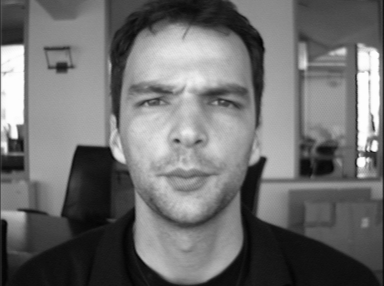
%> input picture VISION POR COMPUTADORA/TAREA 11/Tarea11_CarasPCA/BioID_0001.pgm, 384 x 286 px
$ octave pca_faces.m   (GNU Octave 9; MATLAB toolbox functions it lacks are replaced by stand-ins)
%> lines starting %> are read from the running program, lines starting %| are printed output that depends on the picture
clear
close all

% Cargar los datos de las 100 mejores caras
load("best_faces.mat");
cara1 = imread("BioID_0001.pgm");
%> cara1 is the input picture: size 286x384 uint8; min 3, max 254, mean 110.5

% Reorganizar los puntos (x,y) en una sola fila por cara: (100 × 40)
datos_fila = [];
for i = 1:100
    x = best_faces{i}(:,1)';  % Vector fila de x
    y = best_faces{i}(:,2)';  % Vector fila de y
    cara = reshape([x; y], 1, []);    % Alternar x1 y1 x2 y2 ...
    datos_fila = cat(1, datos_fila, cara);
end

% Se realiza PCA sobre los datos reordenados
% Cada fila es una cara, cada columna una coordenada
[coeff, score, latent, ~, explained, mu] = pca(datos_fila);

% Se toman 12 componentes, explicando un poco más del 90% de la
% variabilidad
k = 12;
alphas = score(:, 1:k);         % Proyecciones de los datos, 12 parámetros
pcV = coeff(:, 1:k);         % Eigenvectores de los 12 primeros componentes
pcD = latent(1:k) / sum(latent);  % Porcentaje de varianza explicada


% Reconstrucción de los datos
modelos = alphas*pcV' + mu ;

% Varianza acumulada explicada por componente
varianza_acumulada = cumsum(explained);

% Graficar varianza
figure
plot(varianza_acumulada, 'o-','LineWidth',2)
xlabel('Número de componentes principales')
ylabel('Varianza explicada acumulada (%)')
title('Varianza explicada acumulada por PCA')
grid on
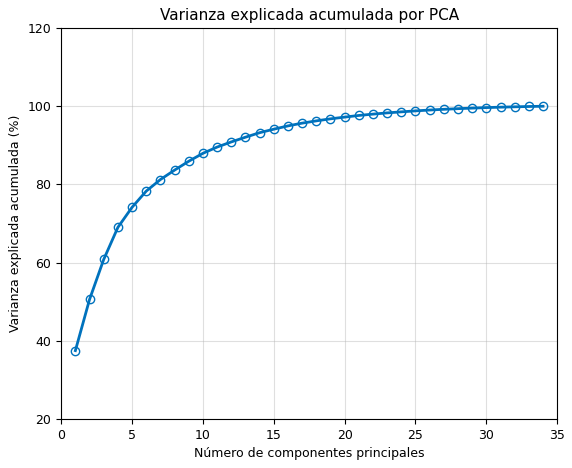
%> figure redrawn from the program's plot data; curve peaks at x = 34, y = 100

% Histograma de los 12 parámetros
stds = std(alphas);
medias = mean(alphas);

figure
for i=1:k
    subplot(6,2,i)
    histogram(alphas(:,i))
    titulo = ['Parámetro \alpha_{' , num2str(i), '}'];
    title(titulo)
    hold on
    % Se muestra la media y dos desviaciones estándar
    xline(medias(i),'r', 'LineWidth', 2, 'Label', 'Media', ...
        'LabelVerticalAlignment', 'bottom')
    xline(medias(i) + stds(i), '--k', 'LineWidth', 1.5, 'Label', '+1\sigma')
    xline(medias(i) - stds(i), '--k', 'LineWidth', 1.5, 'Label', '-1\sigma')
    xline(medias(i) + 2*stds(i), '--k', 'LineWidth', 1.5, 'Label', '+2\sigma')
    xline(medias(i) - 2*stds(i), '--k', 'LineWidth', 1.5, 'Label', '-2\sigma')
    y_limits = ylim;
    text(stds(i), y_limits(2)/2, ['\sigma = ', num2str(stds(i), '%.2f')])

    hold off

end
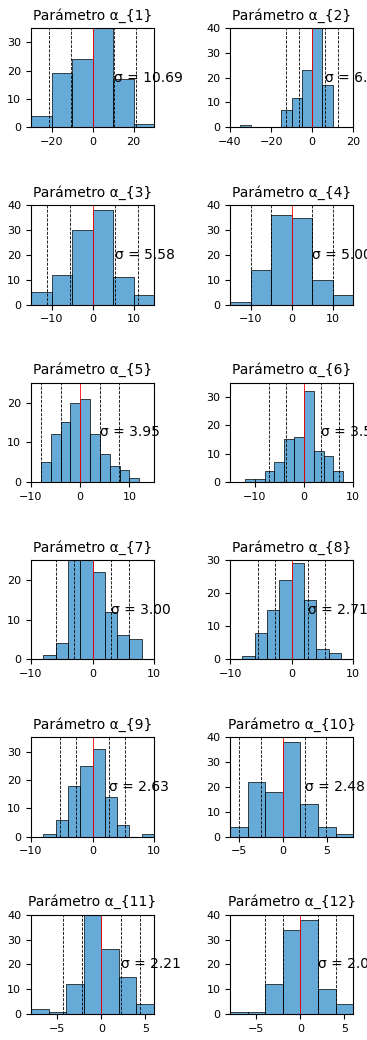
%> figure redrawn from the program's plot data, 12 panels; panel 1: tallest bar 35 high, from x = 0 to 10; panel 2: tallest bar 40 high, from x = 0 to 5; panel 3: tallest bar 38 high, from x = 0 to 5; panel 4: tallest bar 36 high, from x = -5 to 0

% Generando una cara dados parámetros aleatorios
new_alpha = alphas(1,:);
new_face = new_alpha * pcV' + mu;

% Visualización sobre la imagen

% Se convierte de lista de puntos a una matriz
points = [];
for i=1:2:40
    points = cat(1, points, [new_face(i), new_face(i+1)]);
end

% Se anota qué puntos corresponden a qué parte de la cara
idx_labios = [3, 18, 4, 19, 3];
idx_ojo_izquierdo = [10, 1, 11];
idx_ojo_derecho = [12, 2, 13, 12];
idx_nariz = [16, 15, 17, 16];
idx_contorno = [20, 14, 8, 7, 6, 5, 9, 20];


figure
imagesc(cara1)
colormap gray
hold on
% Graficando labios
plot(points(idx_labios,1), points(idx_labios,2), 'r.-')

% Graficando ojos
plot(points(idx_ojo_izquierdo, 1), points(idx_ojo_izquierdo, 2), 'r.-')
plot(points(idx_ojo_derecho, 1), points(idx_ojo_derecho, 2), 'r.-')

% Graficando nariz
plot(points(idx_nariz, 1), points(idx_nariz, 2), 'r.-')

% Graficando contorno de la cara
plot(points(idx_contorno, 1), points(idx_contorno, 2), 'r.-')
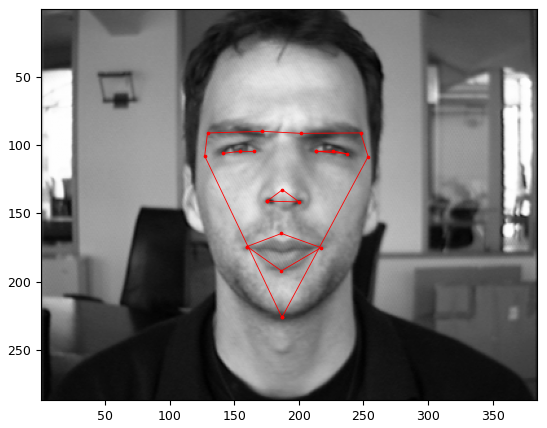
%> figure redrawn from the program's plot data
hold off
